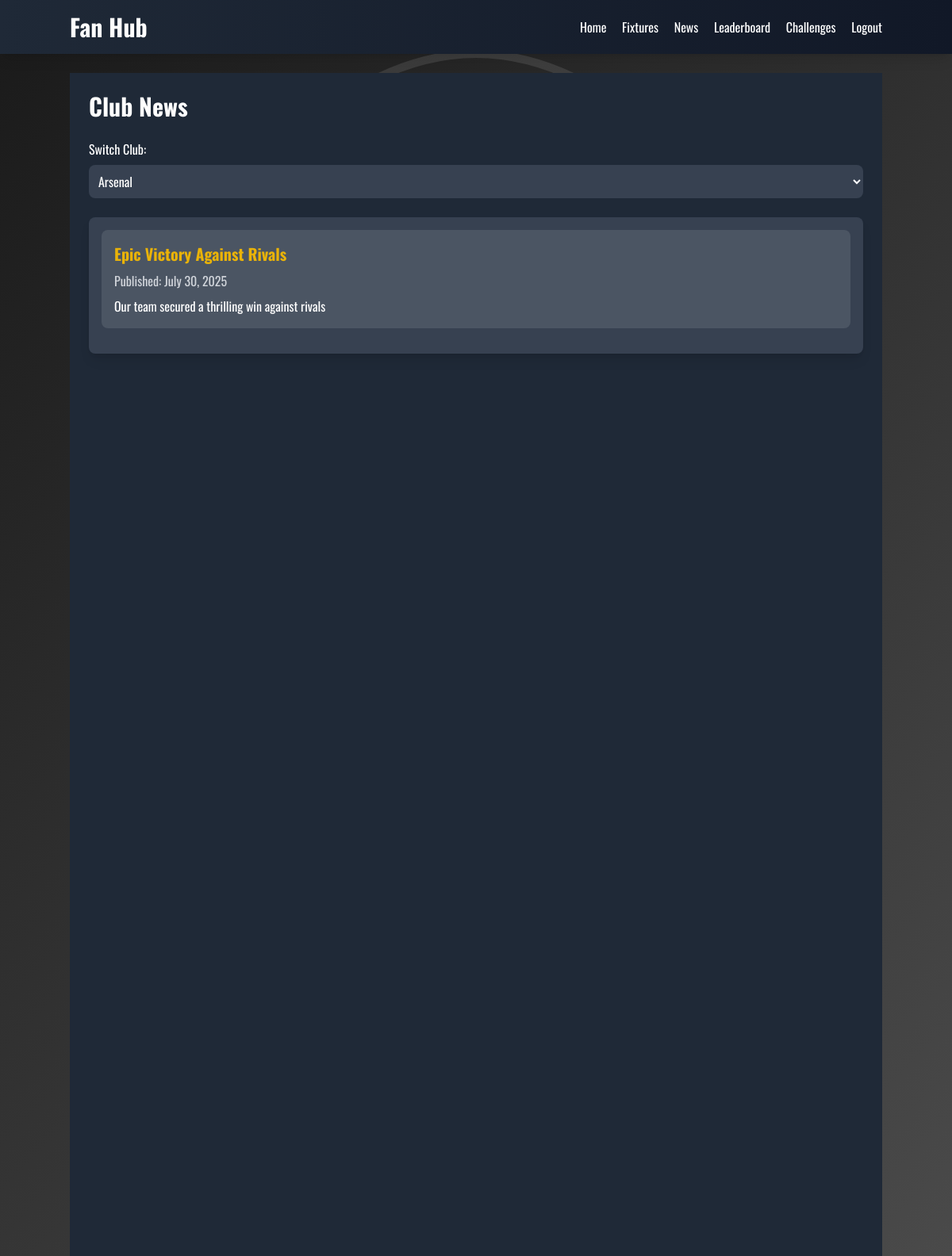
The app's page /engagement/news/ (signed in) with its own data.
### engagement/models.py (models this page shows, shortened)
class UserProfile(models.Model):
    user = models.OneToOneField(User, on_delete=models.CASCADE)
    supported_clubs = models.ManyToManyField(Club)
    active_club = models.ForeignKey(Club, on_delete=models.SET_NULL, null=True, blank=True, related_name='active_for')
    points = models.IntegerField(default=0)
    badges = models.TextField(default='None')
    predictions = models.IntegerField(default=0)
    correct_predictions = models.IntegerField(default=0)

class NewsArticle(models.Model):
    club = models.ForeignKey(Club, on_delete=models.CASCADE, related_name='news_articles')
    title = models.CharField(max_length=200)
    summary = models.TextField()
    content = models.TextField(blank=True)
    image = models.ImageField(upload_to='news_images/', null=True, blank=True)
    published_date = models.DateTimeField(auto_now_add=True)
    created_by = models.ForeignKey(User, on_delete=models.SET_NULL, null=True, blank=True)

### engagement/views.py (the view)
# urls.py: path('news/', views.news, name='news'),
@login_required
def news(request):
    user_profile = get_or_create_user_profile(request)
    news_articles = NewsArticle.objects.filter(club=user_profile.active_club).order_by('-published_date')
    return render(request, 'engagement/news.html', {
        'user_profile': user_profile,
        'news_articles': news_articles
    })

### engagement/context_processors.py (called while the page is built)
def live_match_context(request):
    live_fixtures = Fixture.objects.filter(is_live=True)
    return {'live_fixtures': live_fixtures}

### engagement/views.py (called while the page is built)
def get_or_create_user_profile(request):
    if request.user.is_authenticated:
        user_profile, created = UserProfile.objects.get_or_create(user=request.user)
        if not user_profile.supported_clubs.exists():
            user_profile.supported_clubs.set(Club.objects.all()[:2])
            user_profile.active_club = user_profile.supported_clubs.first()
            user_profile.save()
        elif not user_profile.active_club:
            user_profile.active_club = user_profile.supported_clubs.first()
            user_profile.save()
        return user_profile
    return None

### templates/engagement/news.html (shortened to what this page needs)
{% extends 'engagement/base.html' %}
{% block content %}
    <div class="p-6 bg-gray-800 min-h-screen">
        <h2 class="text-3xl font-bold text-white mb-6">Club News</h2>
        {% if user_profile and user_profile.supported_clubs.all %}
            <div class="mb-6">
                <label class="block text-white mb-2">Switch Club:</label>
                <select id="club-select" class="w-full p-2 bg-gray-700 rounded-lg text-white" onchange="switchClub()">
                    {% for club in user_profile.supported_clubs.all %}
                        <option value="{{ club.id }}" {% if club.id == user_profile.active_club.id %}selected{% endif %}>
                            {{ club.name }}
                        </option>
                    {% endfor %}
                </select>
            </div>
        {% endif %}
        <div class="bg-gray-700 p-4 rounded-lg shadow-lg">
            {% if news_articles %}
                {% for article in news_articles %}
                    <div class="mb-4 p-4 bg-gray-600 rounded-lg hover:bg-gray-500 transition-colors duration-200">
                        <a href="{% url 'engagement:news_detail' article.id %}" class="text-xl font-bold text-yellow-500 hover:text-yellow-600 mb-2 block">{{ article.title }}</a>
                        <p class="text-gray-300 mb-2">Published: {{ article.published_date|date:"F d, Y" }}</p>
                        <p class="text-white">{{ article.summary }}</p>
                    </div>
                {% endfor %}
            {% else %}
                <p class="text-center text-white">No news articles available for this club.</p>
            {% endif %}
        </div>
    </div>
{% endblock %}

### templates/engagement/base.html (style rules this page uses)
body { font-family: 'Oswald', sans-serif; background: linear-gradient(135deg, #1a1a1a 0%, #4a4a4a 100%); background-size: cover; background-attachment: fixed; }

### records on screen
UserProfile: active_club+id "Arsenal"
NewsArticle: title "Epic Victory Against Rivals", published_date "July 30, 2025", summary "Our team secured a thrilling win against rivals"
